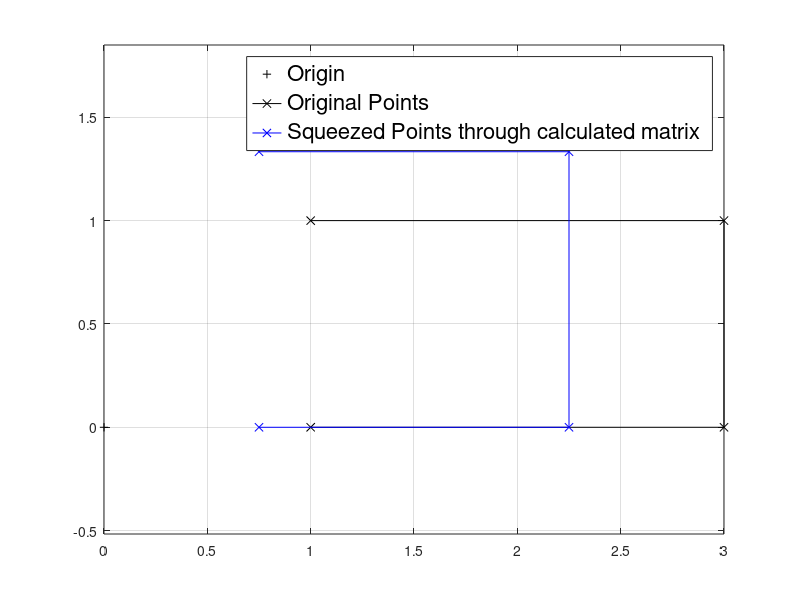

MATLAB code to generate this figure:
% Set up an array of points
x_points = [1,3,3,1];
y_points = [1,1,0,0];
points = [x_points; y_points];

coord_mat=[3/4,0;0,4/3]

for p = 1:size(points,2)
  coord_pts(:,p) = coord_mat * points(:,p);
end

% Plots
clf;
plot(0,0,'+k', 'DisplayName', 'Origin');
hold on; grid on;
plot(points(1,:), points(2,:), 'x-k', 'DisplayName', 'Original Points');
plot(coord_pts(1,:), coord_pts(2,:), 'x-b', 'DisplayName', 'Squeezed Points through calculated matrix');
legend('Origin','Original Points', 'Squeezed Points through calculated matrix', 'FontSize', 16);
legend show; axis equal;
